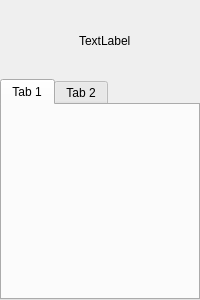
<?xml version="1.0" encoding="UTF-8"?>
<ui version="4.0">
 <class>CFrmMain</class>
 <widget class="QWidget" name="CFrmMain">
  <property name="geometry">
   <rect>
    <x>0</x>
    <y>0</y>
    <width>200</width>
    <height>300</height>
   </rect>
  </property>
  <property name="sizePolicy">
   <sizepolicy hsizetype="Expanding" vsizetype="Expanding">
    <horstretch>0</horstretch>
    <verstretch>0</verstretch>
   </sizepolicy>
  </property>
  <property name="windowTitle">
   <string>Main</string>
  </property>
  <layout class="QGridLayout" name="gridLayout_2">
   <property name="leftMargin">
    <number>0</number>
   </property>
   <property name="topMargin">
    <number>0</number>
   </property>
   <property name="rightMargin">
    <number>0</number>
   </property>
   <property name="bottomMargin">
    <number>0</number>
   </property>
   <item row="1" column="0">
    <widget class="QTabWidget" name="tabWidget">
     <property name="sizePolicy">
      <sizepolicy hsizetype="Expanding" vsizetype="Expanding">
       <horstretch>0</horstretch>
       <verstretch>0</verstretch>
      </sizepolicy>
     </property>
     <widget class="QWidget" name="tab">
      <property name="sizePolicy">
       <sizepolicy hsizetype="Expanding" vsizetype="Expanding">
        <horstretch>0</horstretch>
        <verstretch>0</verstretch>
       </sizepolicy>
      </property>
      <attribute name="title">
       <string>Tab 1</string>
      </attribute>
     </widget>
     <widget class="QWidget" name="tab_2">
      <property name="sizePolicy">
       <sizepolicy hsizetype="Expanding" vsizetype="Expanding">
        <horstretch>0</horstretch>
        <verstretch>0</verstretch>
       </sizepolicy>
      </property>
      <attribute name="title">
       <string>Tab 2</string>
      </attribute>
     </widget>
    </widget>
   </item>
   <item row="0" column="0">
    <widget class="QWidget" name="widget" native="true">
     <property name="sizePolicy">
      <sizepolicy hsizetype="Expanding" vsizetype="Preferred">
       <horstretch>0</horstretch>
       <verstretch>0</verstretch>
      </sizepolicy>
     </property>
     <layout class="QGridLayout" name="gridLayout">
      <property name="leftMargin">
       <number>9</number>
      </property>
      <property name="topMargin">
       <number>9</number>
      </property>
      <property name="rightMargin">
       <number>9</number>
      </property>
      <property name="bottomMargin">
       <number>0</number>
      </property>
      <item row="0" column="0">
       <layout class="QHBoxLayout" name="horizontalLayout">
        <property name="spacing">
         <number>6</number>
        </property>
        <item>
         <widget class="CLabel" name="lbAvatar">
          <property name="sizePolicy">
           <sizepolicy hsizetype="Fixed" vsizetype="Fixed">
            <horstretch>0</horstretch>
            <verstretch>0</verstretch>
           </sizepolicy>
          </property>
          <property name="minimumSize">
           <size>
            <width>64</width>
            <height>64</height>
           </size>
          </property>
          <property name="maximumSize">
           <size>
            <width>64</width>
            <height>64</height>
           </size>
          </property>
          <property name="text">
           <string/>
          </property>
          <property name="pixmap">
           <pixmap resource="../../Resource/Resource.qrc">:/icon/AppIcon</pixmap>
          </property>
          <property name="scaledContents">
           <bool>true</bool>
          </property>
          <property name="alignment">
           <set>Qt::AlignLeading|Qt::AlignLeft|Qt::AlignVCenter</set>
          </property>
         </widget>
        </item>
        <item>
         <layout class="QVBoxLayout" name="HeadLayout">
          <item>
           <widget class="CLabel" name="lbName">
            <property name="sizePolicy">
             <sizepolicy hsizetype="Preferred" vsizetype="Fixed">
              <horstretch>0</horstretch>
              <verstretch>0</verstretch>
             </sizepolicy>
            </property>
            <property name="minimumSize">
             <size>
              <width>0</width>
              <height>24</height>
             </size>
            </property>
            <property name="text">
             <string>TextLabel</string>
            </property>
           </widget>
          </item>
         </layout>
        </item>
       </layout>
      </item>
     </layout>
    </widget>
   </item>
  </layout>
 </widget>
 <customwidgets>
  <customwidget>
   <class>CLabel</class>
   <extends>QLabel</extends>
   <header location="global">Label.h</header>
  </customwidget>
 </customwidgets>
 <resources>
  <include location="../../Resource/Resource.qrc"/>
 </resources>
 <connections/>
</ui>
